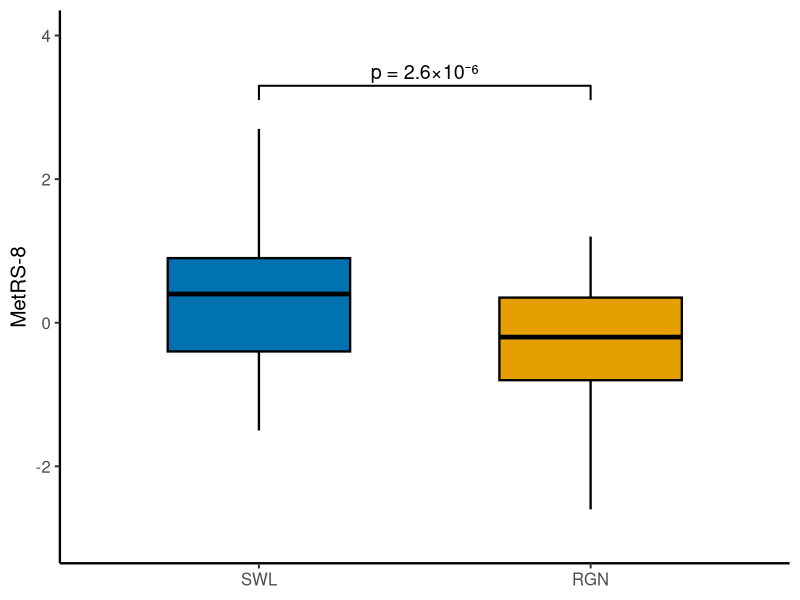

The R script that drew this image:
library(ggplot2)

df = read.csv("data_metrs8_labs2.csv")
df$group = factor(df$group, levels = c("SWL", "RGN"))

fill_cols = c("SWL" = "#0072B2", "RGN" = "#E69F00")

sig_df = data.frame(x = c(1, 1, 2, 2), y = c(3.1, 3.3, 3.3, 3.1))

p = ggplot(df, aes(x = group, ymin = ymin, lower = lower, middle = middle,
                   upper = upper, ymax = ymax, fill = group)) +
  geom_boxplot(stat = "identity", width = 0.55, color = "black", linewidth = 0.8,
               outlier.shape = NA) +
  geom_line(data = sig_df, aes(x = x, y = y), inherit.aes = FALSE, linewidth = 0.7) +
  annotate("text", x = 1.5, y = 3.5, label = "p = 2.6\u00d710\u207b\u2076", size = 5) +
  scale_fill_manual(values = fill_cols, guide = "none") +
  scale_x_discrete(limits = c("SWL", "RGN")) +
  scale_y_continuous(limits = c(-3, 4), breaks = seq(-2, 4, by = 2)) +
  labs(x = NULL, y = "MetRS-8") +
  theme_classic(base_size = 15) +
  theme(axis.line = element_line(linewidth = 0.8))

ggsave("figsx_metrs8_labs2.png", p, width = 5, height = 4, dpi = 800, bg = "white")
